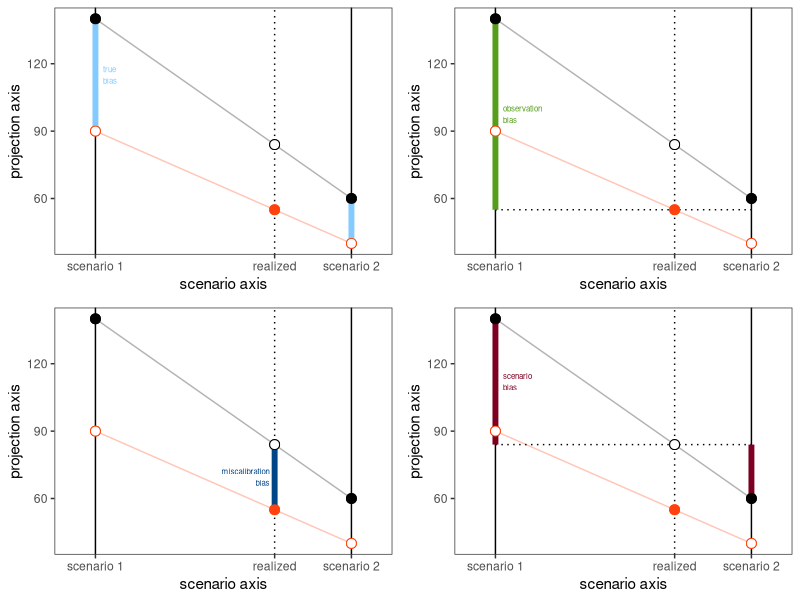
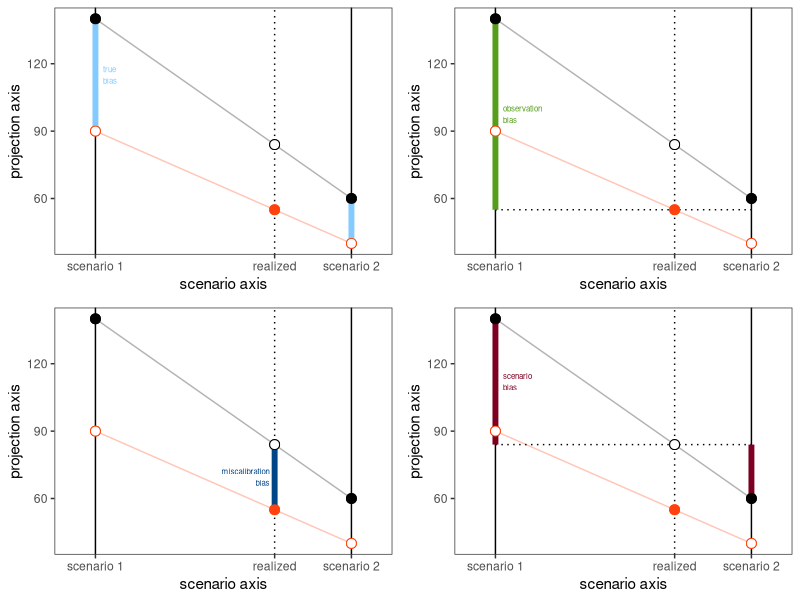

Write the R code that produced these figures, in order.
library(ggplot2)
library(cowplot)

# set up simple example assuming linearity
ex_scenarios = c(0, 1)
obs_scenario = 0.7
ex_projections = c(140, 60)
intermed_projection = max(ex_projections) + diff(ex_projections)*obs_scenario
true_projections = c(90, 40)
true_obs = max(true_projections) + diff(true_projections)*obs_scenario

example_data = data.frame(
  scenarios = rep(c(ex_scenarios, obs_scenario),2), 
  projections = c(ex_projections, intermed_projection, true_projections, true_obs),
  type = c("model", "model", "model", "observation", "observation", "observation"), 
  observable = c(TRUE, TRUE, FALSE, FALSE, FALSE, TRUE)
)

p_base <- ggplot(data = example_data) + 
  geom_vline(xintercept = ex_scenarios) + 
  geom_vline(xintercept = obs_scenario, linetype = "dotted") + 
  geom_line(aes(x = scenarios, y = projections, color = type), alpha = 0.3) + 
  geom_point(aes(x = scenarios, y = projections, color = type, 
                 fill = interaction(type,observable)), shape = 21, size = 3) +
  guides(fill = FALSE) +
  scale_color_manual(values = c("black", "#ff420e"), 
                     labels = c("projection", "observation")) + 
  scale_fill_manual(values = c("white", "white", "black", "#ff420e")) + 
  scale_x_continuous(breaks = c(ex_scenarios, obs_scenario), 
                     labels = c("scenario 1", "scenario 2", "realized"), 
                     limits = c(- 0.1, 1.1),
                     name = "scenario axis") + 
  scale_y_continuous(name = "projection axis") + 
  theme_bw() + 
  theme(legend.position = "none", 
        panel.grid = element_blank())
  
p_miscal = p_base + 
  geom_segment(data = data.frame(x = obs_scenario, xend = obs_scenario, 
                                 y = intermed_projection, yend = true_obs),
               aes(x = x, xend = xend, y = y, yend = yend), size = 2, color = "#004586") + 
  geom_text(data = data.frame(x = obs_scenario-0.02, 
                              y = mean(c(intermed_projection, true_obs))),
            aes(x = x, y = y), label = "miscalibration\nbias", 
            color = "#004586", hjust = 1, size = 2) + 
  geom_point(aes(x = scenarios, y = projections, color = type, 
                 fill = interaction(type,observable)), shape = 21, size = 3)

p_tot = p_base +   
  geom_segment(data = data.frame(x = ex_scenarios[1], xend = ex_scenarios[2], 
                                 y = true_obs, yend = true_obs),
               aes(x = x, xend = xend, y = y, yend = yend),  linetype = "dotted") + 
  geom_segment(data = data.frame(x = ex_scenarios[1], xend = ex_scenarios[1], 
                                 y = ex_projections[1], yend = true_obs),
               aes(x = x, xend = xend, y = y, yend = yend), size = 2, color = "#579d1c") + 
  geom_text(data = data.frame(x = ex_scenarios[1]+0.03, 
                              y = mean(c(ex_projections[1], true_obs))), 
            aes(x = x, y = y), label = "observation\nbias", 
            color = "#579d1c", hjust = 0, size = 2)  +
  geom_point(aes(x = scenarios, y = projections, color = type, 
                 fill = interaction(type,observable)), shape = 21, size = 3)

p_true = p_base +   
  geom_segment(data = data.frame(x = ex_scenarios[1], xend = ex_scenarios[1],
                                 y = ex_projections[1], yend = true_projections[1]),
               aes(x = x, xend = xend, y = y, yend = yend), size = 2, color = "#83caff") +
  geom_segment(data = data.frame(x = ex_scenarios[2], xend = ex_scenarios[2],
                                 y = ex_projections[2], yend = true_projections[2]),
               aes(x = x, xend = xend, y = y, yend = yend), size = 2, color = "#83caff") +
  geom_text(data = data.frame(x = ex_scenarios[1]+0.03, 
                              y = mean(c(ex_projections[1], true_projections[1]))),
            aes(x = x, y = y),
            label = "true\nbias", color = "#83caff", hjust = 0, size = 2) + 
  geom_point(aes(x = scenarios, y = projections, color = type, 
                 fill = interaction(type,observable)), shape = 21, size = 3)

 
p_scenario = p_base +   
  geom_segment(data = data.frame(x = ex_scenarios[1], xend = ex_scenarios[2], 
                                 y = intermed_projection, yend = intermed_projection),
               aes(x = x, xend = xend, y = y, yend = yend), linetype = "dotted") + 
  geom_segment(data = data.frame(x = ex_scenarios[1], xend = ex_scenarios[1],
                                 y = ex_projections[1], yend = intermed_projection),
               aes(x = x, xend = xend, y = y, yend = yend), size = 2, color = "#7e0021") +
  geom_segment(data = data.frame(x = ex_scenarios[2], xend = ex_scenarios[2],
                                 y = ex_projections[2], yend = intermed_projection),
               aes(x = x, xend = xend, y = y, yend = yend), size = 2, color = "#7e0021") +
  geom_text(data = data.frame(x = ex_scenarios[1]+0.03,
                              y = mean(c(ex_projections[1], intermed_projection))),
            aes(x = x, y = y), label = "scenario\nbias",
            color = "#7e0021", hjust = 0, size = 2) +
  geom_point(aes(x = scenarios, y = projections, color = type, 
                 fill = interaction(type,observable)), shape = 21, size = 3)
 

plot_grid(p_true, p_tot, p_miscal, p_scenario)
ggsave("scenario_error_components.pdf", width = 6.5, height = 6)
